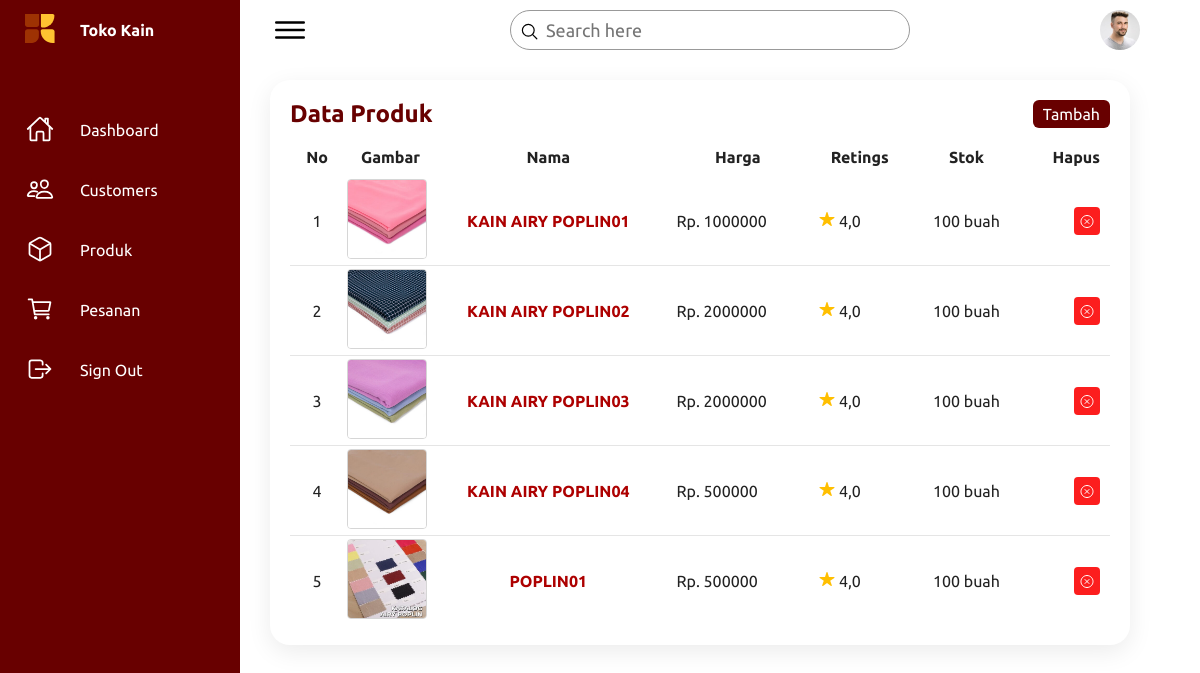
/produk-list/, run on an earlier commit of the app's database.
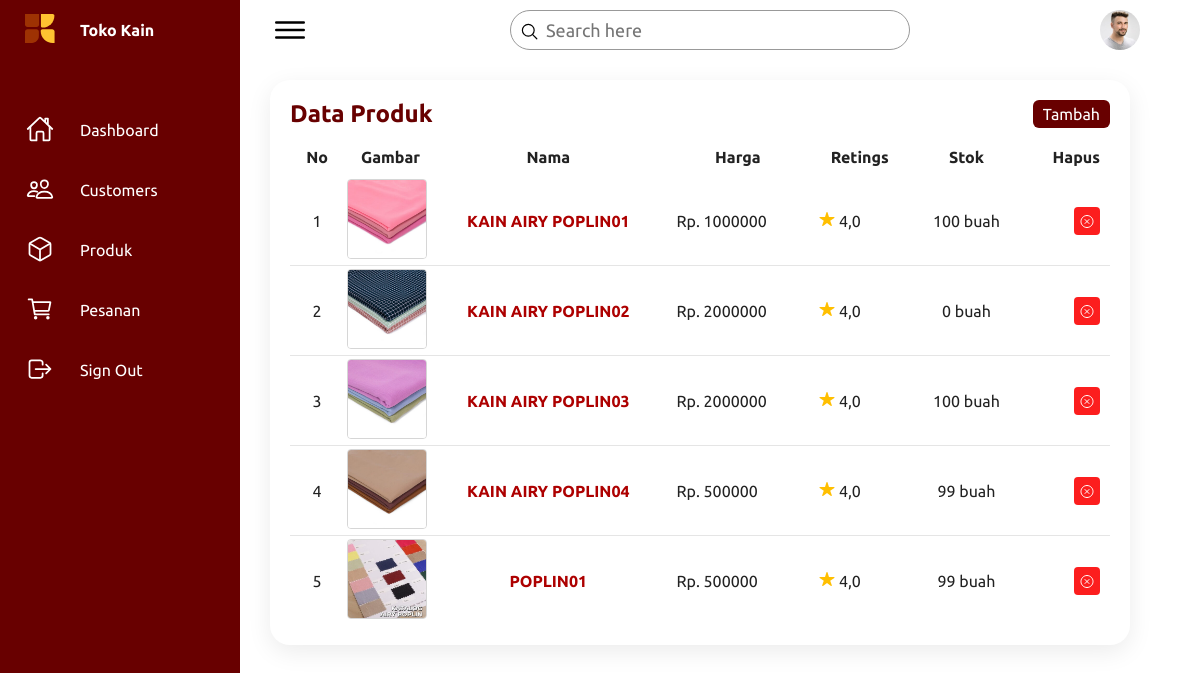
And on a later commit of the database.
### greenstore_app/models.py (models this page shows, shortened)
class Produk(models.Model):
    img_produk = models.ImageField(upload_to='produk')
    nama_produk = models.CharField(max_length=100)
    rettings = models.FloatField()
    harga = models.IntegerField()
    stok = models.IntegerField(default=0)

### greenstore_app/views.py (the view)
# urls.py: path('produk-list/', BarangListView.as_view(), name='barang'),
class BarangListView(ListView):
    model = Produk
    template_name = 'dsh_barang.html'  # Ganti 'nama_template_anda.html' dengan nama template yang sesuai
    context_object_name = 'produk_list'
    ordering = ['nama_produk']  # Sesuaikan dengan field yang ingin Anda gunakan sebagai urutan
    def get_context_data(self, **kwargs):
        context = super().get_context_data(**kwargs)
        return context

### templates/dsh_barang.html (shortened to what the changed rows need)
{% load static %}
<!DOCTYPE html>
<html lang="en">
<head>
    <link rel="stylesheet" href="{% static 'css/dashboard.css' %}">
</head>
<body>
    <div class="container">
        <div class="main">
            <div class="details">
                <div class="recentOrders">
                    <div class="cardHeader">
                        <h2>Data Produk</h2>
                    </div>
                    <table>
                        <thead>
                            <tr style="text-align: center;">
                                <td>No</td>
                                <td>Gambar</td>
                                <td>Nama</td>
                                <td>Harga</td>
                                <td>Retings</td>
                                <td>Stok</td>
                                <td>Hapus</td>
                            </tr>
                        </thead>
                        <tbody>
                            {% for produk in produk_list %}
                                <tr>
                                    <td style="text-align: center;">{{ forloop.counter }}</td>
                                    <td style="width: 80px; height: 80px; padding: 3px;">
                                        <img src="{{ produk.img_produk.url }}" alt="{{ produk.nama_produk }}" style="width: 80px; height: 80px; border: 1px solid rgb(214, 214, 214); border-radius: 4px;">
                                    </td>
                                    <td>
                                        <a href="#" class="edit-produk-btn" data-produk-id="{{ produk.id }}">
                                            {{ produk.nama_produk }}
                                        </a>
                                    </td>
                                    <td>Rp. {{ produk.harga }}</td>
                                    <td>
                                        <ion-icon name="star" style="color:rgb(255, 191, 0);"></ion-icon> {{ produk.rettings }}
                                    </td>
                                    <td style="text-align: center;">{{ produk.stok }} buah</td>
                                    <td>
                                        <a href="#" class="delete-user-btn" data-user-id="{{ produk.id }}" style="background-color: rgb(252, 30, 30); padding:5px; border-radius: 4px; color: white;">
                                            <ion-icon name="close-circle-outline" style="transform: translateY(2.5px);"></ion-icon>
                                        </a>
                                    </td>
                                </tr>
                            {% endfor %}
                        </tbody>
                    </table>
                </div>
            </div>
        </div>
    </div>
</body>
</html>

What changed in the data, as far as the page shows it:
changed Produk "KAIN AIRY POPLIN02": stok "100" → "0"
changed Produk "KAIN AIRY POPLIN04": stok "100" → "99"
changed Produk "POPLIN01": stok "100" → "99"
